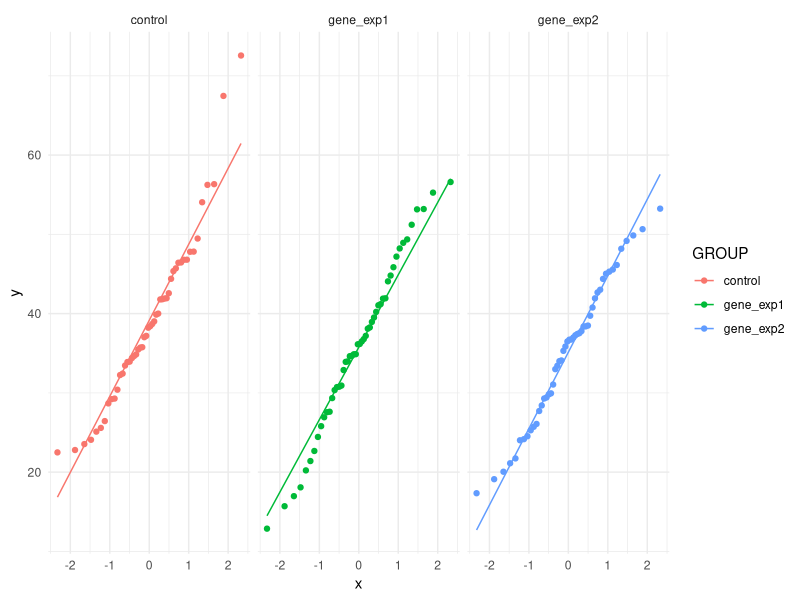
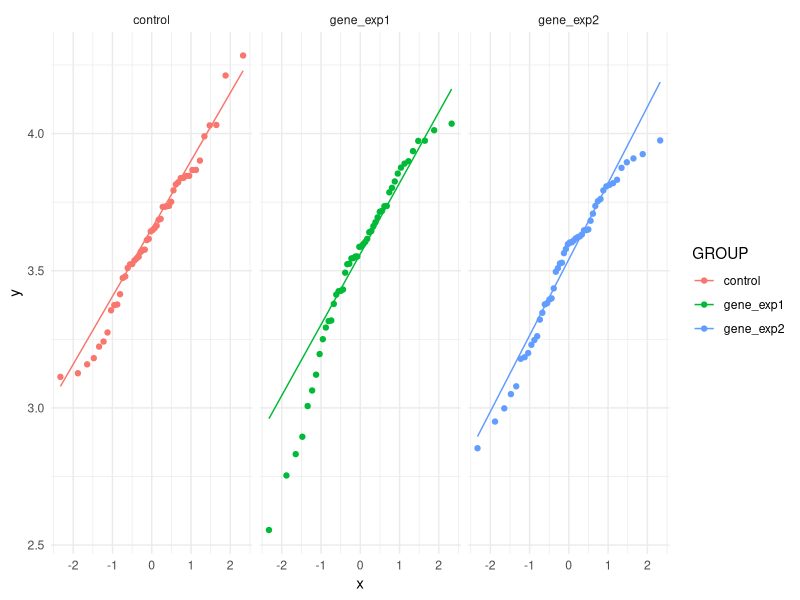
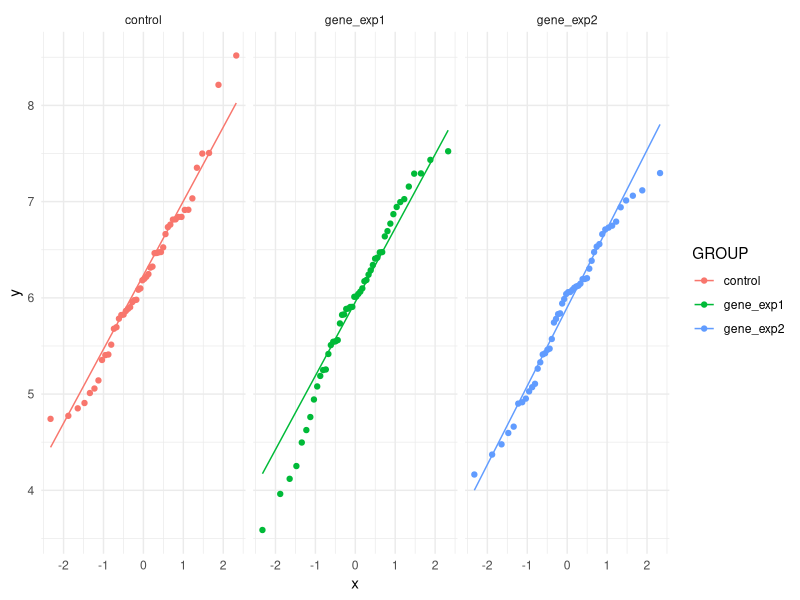
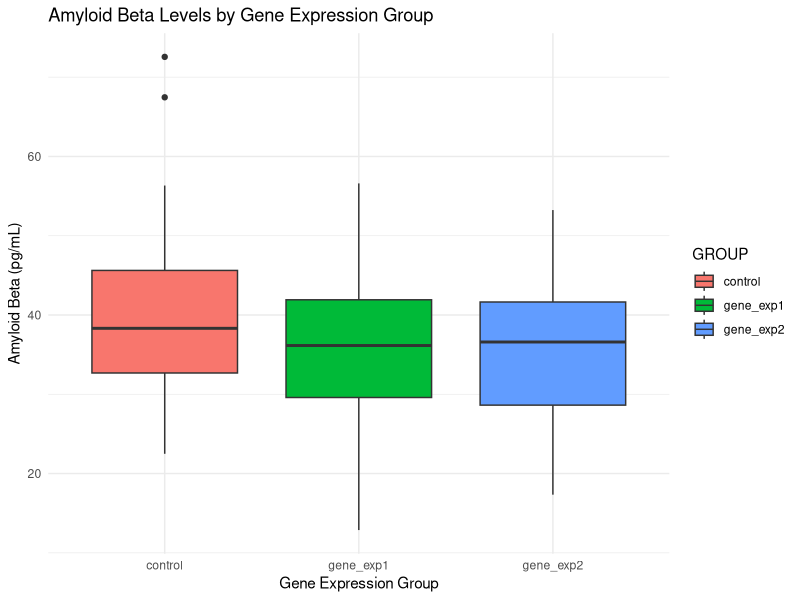
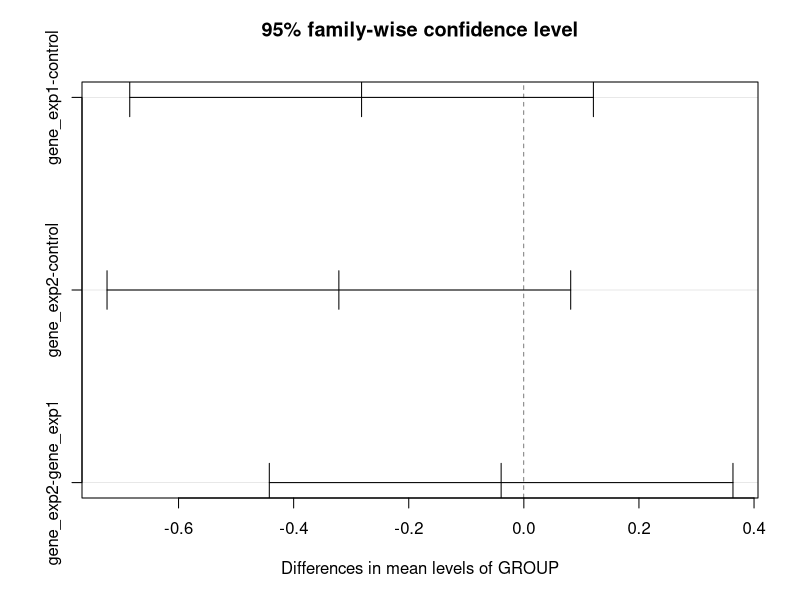

Source code (R) for these figures, in order:
# Load necessary libraries
library(ggplot2)
library(dplyr)
library(car)      # For ANOVA
library(multcomp) # For pairwise comparisons

# Load the dataset
data <- read.csv("data_task4.csv")

# Remove unnecessary index column
data <- data[, -1]

# Summary statistics for each group
summary_stats <- data %>%
  group_by(GROUP) %>%
  summarise(Mean_AB = mean(AMYLOIDB), SD_AB = sd(AMYLOIDB), 
            Min_AB = min(AMYLOIDB), Max_AB = max(AMYLOIDB))

print(summary_stats)

# 1. 正态性检验
# 使用 Shapiro-Wilk 检验每个组的正态性
shapiro_test_control <- shapiro.test(data$AMYLOIDB[data$GROUP == "control"])
shapiro_test_gene_exp1 <- shapiro.test(data$AMYLOIDB[data$GROUP == "gene_exp1"])
shapiro_test_gene_exp2 <- shapiro.test(data$AMYLOIDB[data$GROUP == "gene_exp2"])

print(shapiro_test_control)
print(shapiro_test_gene_exp1)
print(shapiro_test_gene_exp2)

# 也可以通过 QQ 图来可视化正态性
ggplot(data, aes(sample = AMYLOIDB, color = GROUP)) +
  stat_qq() +
  stat_qq_line() +
  facet_wrap(~GROUP) +
  theme_minimal()

# 对 AMYLOIDB 数据进行对数变换
data$log_AMYLOIDB <- log(data$AMYLOIDB)
data$root_AMYLOIDB <- sqrt(data$AMYLOIDB)

# 对数变换后的正态性检验
shapiro_test_log_control <- shapiro.test(data$log_AMYLOIDB[data$GROUP == "control"])
shapiro_test_log_gene_exp1 <- shapiro.test(data$log_AMYLOIDB[data$GROUP == "gene_exp1"])
shapiro_test_log_gene_exp2 <- shapiro.test(data$log_AMYLOIDB[data$GROUP == "gene_exp2"])

print(shapiro_test_log_control)
print(shapiro_test_log_gene_exp1)
print(shapiro_test_log_gene_exp2)

ggplot(data, aes(sample = log_AMYLOIDB, color = GROUP)) +
  stat_qq() +
  stat_qq_line() +
  facet_wrap(~GROUP) +
  theme_minimal()

# 平方根变换后的正态性检验
shapiro_test_log_control <- shapiro.test(data$root_AMYLOIDB[data$GROUP == "control"])
shapiro_test_log_gene_exp1 <- shapiro.test(data$root_AMYLOIDB[data$GROUP == "gene_exp1"])
shapiro_test_log_gene_exp2 <- shapiro.test(data$root_AMYLOIDB[data$GROUP == "gene_exp2"])

print(shapiro_test_log_control)
print(shapiro_test_log_gene_exp1)
print(shapiro_test_log_gene_exp2)

ggplot(data, aes(sample = root_AMYLOIDB, color = GROUP)) +
  stat_qq() +
  stat_qq_line() +
  facet_wrap(~GROUP) +
  theme_minimal()

# 2. 方差齐性检验
# 使用 Levene's Test 检查方差齐性
levene_test <- leveneTest(root_AMYLOIDB ~ GROUP, data = data)
print(levene_test)

# 如果正态性或方差齐性不满足，可以考虑数据变换（如对数变换）或者使用非参数检验。

# Perform ANOVA
anova_result <- aov(root_AMYLOIDB ~ GROUP, data = data)
summary(anova_result)

# Post-hoc pairwise comparison using Tukey's HSD
posthoc_result <- TukeyHSD(anova_result)
print(posthoc_result)

# Linear regression to check the effects of Age and Years Since Diagnosis
lm_model <- lm(AMYLOIDB ~ AGE + DIAGNOSIS_YRS, data = data)
summary(lm_model)

# Visualize Amyloid Beta distribution by group
ggplot(data, aes(x = GROUP, y = AMYLOIDB, fill = GROUP)) +
  geom_boxplot() +
  theme_minimal() +
  labs(title = "Amyloid Beta Levels by Gene Expression Group", 
       x = "Gene Expression Group", y = "Amyloid Beta (pg/mL)")

# Pairwise comparison plots
plot(posthoc_result)
